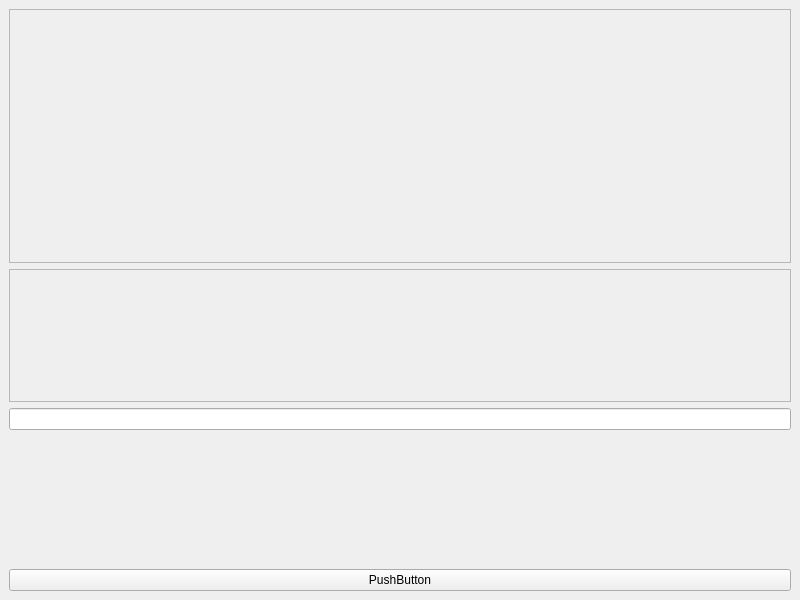
<?xml version="1.0" encoding="UTF-8"?>
<ui version="4.0">
 <class>test_ui</class>
 <widget class="QMainWindow" name="test_ui">
  <property name="geometry">
   <rect>
    <x>0</x>
    <y>0</y>
    <width>800</width>
    <height>600</height>
   </rect>
  </property>
  <property name="windowTitle">
   <string>MainWindow</string>
  </property>
  <widget class="QWidget" name="centralwidget">
   <layout class="QVBoxLayout" name="verticalLayout">
    <item>
     <widget class="RoundedFrame" name="frame">
      <property name="frameShape">
       <enum>QFrame::Shape::StyledPanel</enum>
      </property>
      <property name="frameShadow">
       <enum>QFrame::Shadow::Raised</enum>
      </property>
      <layout class="QVBoxLayout" name="verticalLayout_2">
       <item>
        <spacer name="verticalSpacer_2">
         <property name="orientation">
          <enum>Qt::Orientation::Vertical</enum>
         </property>
         <property name="sizeHint" stdset="0">
          <size>
           <width>20</width>
           <height>234</height>
          </size>
         </property>
        </spacer>
       </item>
      </layout>
     </widget>
    </item>
    <item>
     <widget class="AApplicationBar" name="frame_2">
      <property name="frameShape">
       <enum>QFrame::Shape::StyledPanel</enum>
      </property>
      <property name="frameShadow">
       <enum>QFrame::Shadow::Raised</enum>
      </property>
      <layout class="QVBoxLayout" name="verticalLayout_3">
       <item>
        <spacer name="verticalSpacer_3">
         <property name="orientation">
          <enum>Qt::Orientation::Vertical</enum>
         </property>
         <property name="sizeHint" stdset="0">
          <size>
           <width>20</width>
           <height>102</height>
          </size>
         </property>
        </spacer>
       </item>
      </layout>
     </widget>
    </item>
    <item>
     <widget class="ASearchBar" name="lineEdit"/>
    </item>
    <item>
     <spacer name="verticalSpacer">
      <property name="orientation">
       <enum>Qt::Orientation::Vertical</enum>
      </property>
      <property name="sizeHint" stdset="0">
       <size>
        <width>20</width>
        <height>40</height>
       </size>
      </property>
     </spacer>
    </item>
    <item>
     <widget class="APushButton" name="pushButton">
      <property name="text">
       <string>PushButton</string>
      </property>
     </widget>
    </item>
   </layout>
  </widget>
 </widget>
 <customwidgets>
  <customwidget>
   <class>APushButton</class>
   <extends>QPushButton</extends>
   <header>arrera_qt/apushbutton.h</header>
  </customwidget>
  <customwidget>
   <class>RoundedFrame</class>
   <extends>QFrame</extends>
   <header>arrera_qt/roundedframe.h</header>
   <container>1</container>
  </customwidget>
  <customwidget>
   <class>ASearchBar</class>
   <extends>QLineEdit</extends>
   <header>arrera_qt/asearchbar.h</header>
  </customwidget>
  <customwidget>
   <class>AApplicationBar</class>
   <extends>QFrame</extends>
   <header>arrera_qt/aapplicationbar.h</header>
   <container>1</container>
  </customwidget>
 </customwidgets>
 <resources/>
 <connections/>
</ui>
